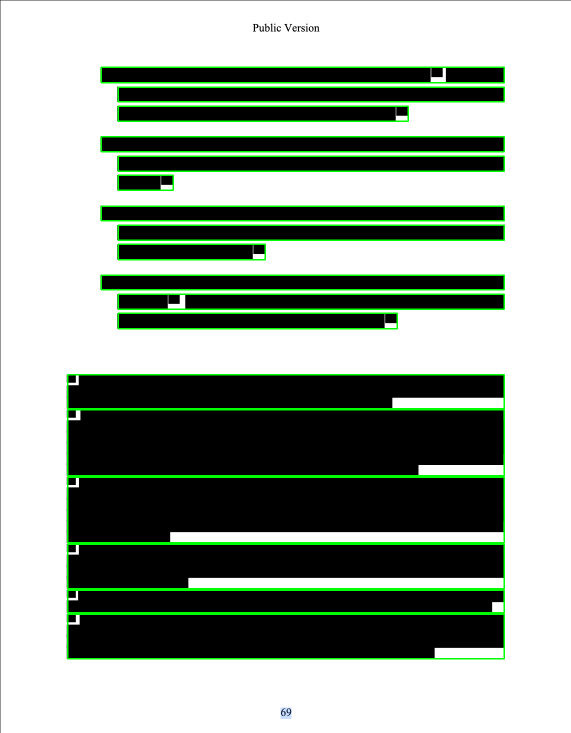
#> input picture test_redactions_preview.png, 1142 x 1466 px (shown at 1/2 size); its folder holds only this picture in this run
$ python detect_redactions.py .
#> lines starting #> are read from the running program, lines starting #| are printed output that depends on the picture; after the words box and inside, x2 and y2 are one past the last pixel; in counts of white or black regions, pixels touching at a corner belong together
import cv2
import json
import argparse
import numpy as np
import os
import csv
from pathlib import Path
from math import ceil
from concurrent.futures import ProcessPoolExecutor, as_completed

###############################################################################
# Utility functions
###############################################################################

# Reference parameters calibrated for 300 DPI
BASE_DPI = 300
BASE_KERNEL_CLOSE_W = 50  # Horizontal closing kernel width
BASE_KERNEL_OPEN_W = 3    # Opening kernel width
BASE_KERNEL_OPEN_H = 9    # Opening kernel height
BASE_MIN_AREA = 2000      # Minimum contour area (normal mode)
BASE_MIN_AREA_AGGRESSIVE = 500  # Minimum contour area (aggressive mode)
BASE_KERNEL_SQUARE = 15   # Small square kernel for isolated words (aggressive mode)
BASE_MIN_HEIGHT = 10      # Minimum redaction height in pixels (at 300 DPI)


def estimate_dpi(img_size, page_width_inches=8.5, page_height_inches=11):
    """Estimate DPI assuming US Letter page size."""
    w_img, h_img = img_size
    dpi_from_width = w_img / page_width_inches
    dpi_from_height = h_img / page_height_inches
    # Use average, biased toward the larger dimension
    return (dpi_from_width + dpi_from_height) / 2


# [41 lines left out: function deskew_image, not called in this run]


def detect_solid_black_regions(gray, min_area=500):
    """Detect solid black regions directly without morphological merging.

    This catches small inline redactions that would otherwise be merged with
    surrounding text by the morphological operations.

    Args:
        gray: Grayscale image
        min_area: Minimum contour area

    Returns:
        List of (x, y, w, h) tuples for solid black regions
    """
    # Use strict threshold to find only very dark pixels
    _, binary = cv2.threshold(gray, 30, 255, cv2.THRESH_BINARY_INV)

    contours, _ = cv2.findContours(binary, cv2.RETR_EXTERNAL, cv2.CHAIN_APPROX_SIMPLE)

    boxes = []
    for c in contours:
        x, y, w, h = cv2.boundingRect(c)
        area = cv2.contourArea(c)
        if area < min_area:
            continue

        # Check if this is actually a solid black region
        region = gray[y:y+h, x:x+w]
        mean_val = np.mean(region)
        dark_ratio = np.sum(region < 50) / region.size

        # Must be very dark (mean < 30) and mostly solid (dark_ratio > 0.7)
        if mean_val < 30 and dark_ratio > 0.7:
            boxes.append((x, y, w, h))

    return boxes


def detect_redactions(image_path, adaptive=False, deskew=False, min_area_override=None, aggressive=False):
    """Detects redaction bounding boxes.

    Args:
        image_path: Path to input image
        adaptive: Use Otsu's method for automatic thresholding
        deskew: Correct document skew before processing
        min_area_override: Override the minimum contour area (default: auto-scaled)
        aggressive: Enable maximum recall mode for batch pre-processing

    Returns:
        boxes: List of (x, y, w, h) tuples
        img_size: (width, height) of image
        gray: Grayscale image
        img: Original (or deskewed) color image
        metadata: Dict with processing info (dpi, skew_angle, threshold)
    """
#> called with image_path = 'test_redactions_preview.png', adaptive = False, deskew = False, aggressive = False
    img = cv2.imread(image_path)
#> img is the input picture: shape (1466, 1142, 3); mean B, G, R 144.9, 157.6, 144.9
    h_img, w_img = img.shape[:2]
    img_size = (w_img, h_img)

    gray = cv2.cvtColor(img, cv2.COLOR_BGR2GRAY)
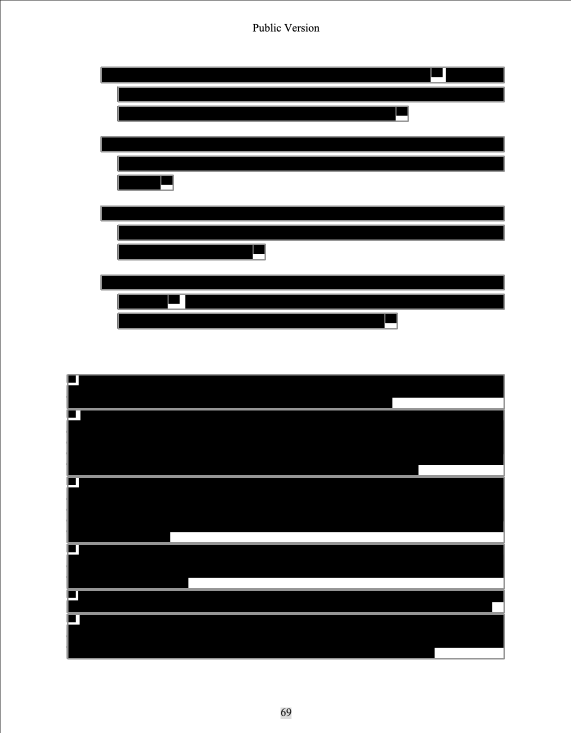
#> gray: shape (1466, 1142) (shown at 1/2 size); min 0, max 255, mean 152.3

    # Optional deskew
    skew_angle = 0.0
    if deskew:
        img, gray, skew_angle = deskew_image(img, gray)

    # Estimate DPI and scale parameters
    dpi = estimate_dpi(img_size)
    scale = dpi / BASE_DPI

    kernel_close_w = max(10, int(BASE_KERNEL_CLOSE_W * scale))
    kernel_open_w = max(2, int(BASE_KERNEL_OPEN_W * scale))
    kernel_open_h = max(3, int(BASE_KERNEL_OPEN_H * scale))

    # Scale min_area based on mode
    if min_area_override is not None:
        min_area = min_area_override
    elif aggressive:
        min_area = max(200, int(BASE_MIN_AREA_AGGRESSIVE * scale))
    else:
        min_area = max(300, int(BASE_MIN_AREA * scale))

    # Thresholding
    if adaptive:
        # Otsu's method finds optimal threshold automatically
        threshold_val, binary = cv2.threshold(gray, 0, 255,
                                               cv2.THRESH_BINARY_INV + cv2.THRESH_OTSU)
    else:
        threshold_val = 50
        _, binary = cv2.threshold(gray, threshold_val, 255, cv2.THRESH_BINARY_INV)
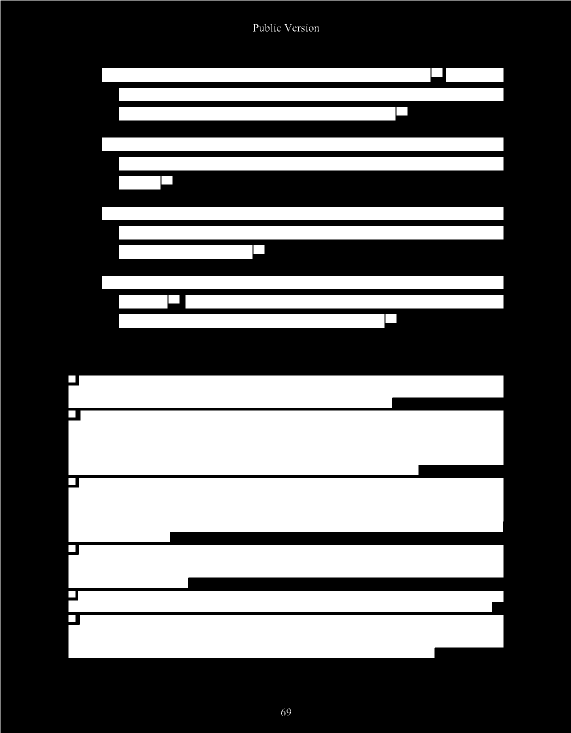
#> binary: shape (1466, 1142) (shown at 1/2 size); 38.1% white; 63 white regions (22 under 20 px), largest, box (x1, y1, x2, y2) and area: (137, 821, 1007, 950) 108350, (137, 956, 1007, 1084) 97600, (137, 1230, 1007, 1316) 71464

    # Morphology with scaled kernels
    # Horizontal closing kernel (joins horizontally adjacent redactions)
    kernel_close_h = cv2.getStructuringElement(cv2.MORPH_RECT, (kernel_close_w, 1))
    closed_h = cv2.morphologyEx(binary, cv2.MORPH_CLOSE, kernel_close_h)
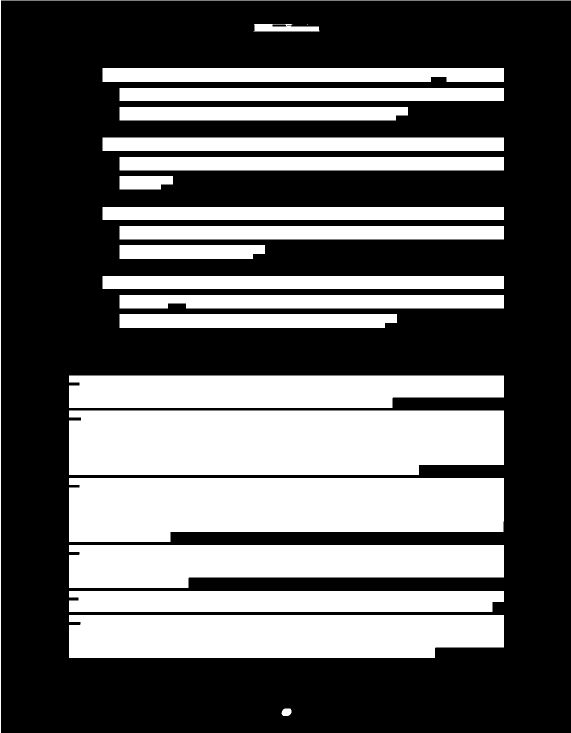
#> closed_h: shape (1466, 1142) (shown at 1/2 size); 38.4% white; 22 white regions (1 under 20 px), largest, box (x1, y1, x2, y2) and area: (138, 821, 1008, 950) 108686, (138, 956, 1008, 1084) 97894, (138, 1230, 1008, 1316) 71786

    if aggressive:
        # Add small square kernel to catch isolated word-level redactions
        kernel_sq_size = max(5, int(BASE_KERNEL_SQUARE * scale))
        kernel_close_sq = cv2.getStructuringElement(cv2.MORPH_RECT, (kernel_sq_size, kernel_sq_size))
        closed_sq = cv2.morphologyEx(binary, cv2.MORPH_CLOSE, kernel_close_sq)
        # Union both closed images
        closed = cv2.bitwise_or(closed_h, closed_sq)
    else:
        closed = closed_h

    kernel_open = cv2.getStructuringElement(cv2.MORPH_RECT, (kernel_open_w, kernel_open_h))
    opened = cv2.morphologyEx(closed, cv2.MORPH_OPEN, kernel_open)
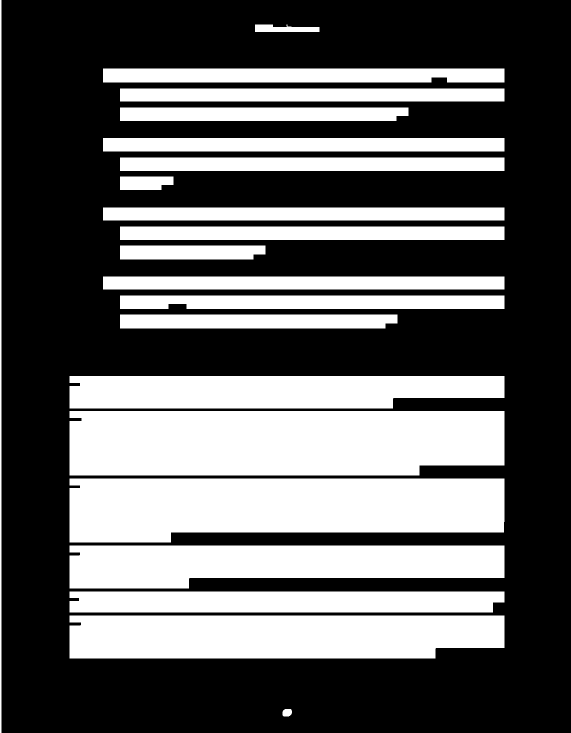
#> opened: shape (1466, 1142) (shown at 1/2 size); 38.4% white; 21 white regions

    contours, _ = cv2.findContours(opened, cv2.RETR_EXTERNAL, cv2.CHAIN_APPROX_SIMPLE)
#> contours = 21 contours; largest, box (x1, y1, x2, y2) and area: (139, 822, 1009, 951) 107666, (139, 957, 1009, 1085) 96878, (139, 1231, 1009, 1317) 70810, (139, 1091, 1009, 1177) 60472, (139, 752, 1009, 817) 50789

    boxes = []
    for c in contours:
        x, y, w, h = cv2.boundingRect(c)
        if w * h > min_area:
            boxes.append((x, y, w, h))
#> this loop made 21 passes
#> (x, y, w, h) on passes 1 to 8: (565, 1418, 19, 15), (139, 1231, 870, 86), (139, 1183, 870, 42), (139, 1091, 870, 86), (139, 957, 870, 128), (139, 822, 870, 129), (139, 752, 870, 65), (240, 629, 555, 28)
#> (the rest of the program and of its run is left out)
